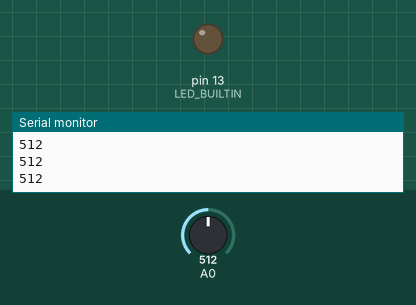
Recording of a sketch running on a simulated Arduino Uno, built with avr-gcc and run on an emulated ATmega328P. Parts: output pins drawn as LEDs (lit = HIGH), the last lines printed to the serial monitor. The inputs (shaded band) are chosen by the test bench; at power-on: A0 = 512.

Above: at 1.2 s.
1.3 s: A0 set to 692
2.8 s: A0 set to 712
At 3.1 s:
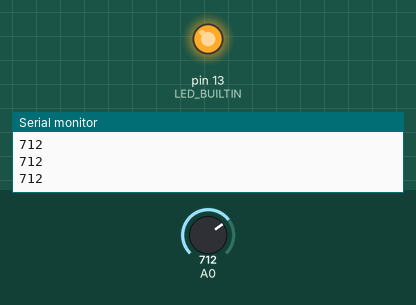
4.3 s: A0 set to 314
5.8 s: A0 set to 289
At 6.5 s:
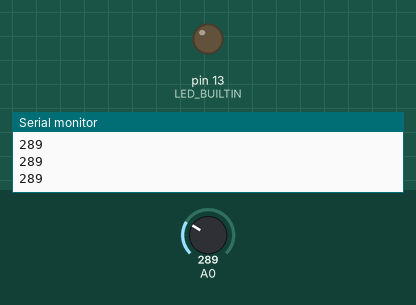
7.3 s: A0 set to 710
At 7.6 s:
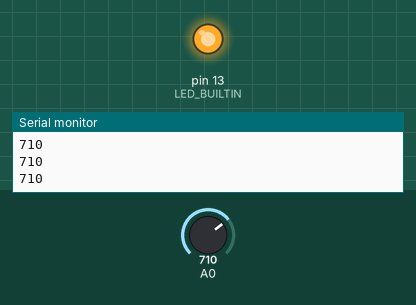
Timing chart, 0 to 9.8 s (numbered marks = the images above; inputs shaded):
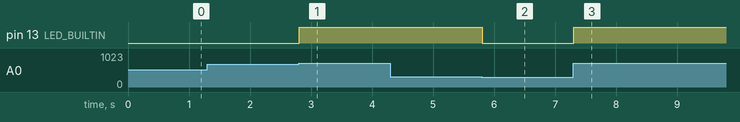

The sketch:

Ex09.ino
```cpp
void setup() {
  Serial.begin(9600);
  pinMode(13, OUTPUT);
}

int decyzja = 0;

void loop() {
  int sensorValue = analogRead(A0);
  Serial.println(sensorValue);
  if (sensorValue > 700) {
    decyzja = 1;
  }
  if (sensorValue < 300) {
    decyzja = 0;
  }
  if (decyzja)
    digitalWrite(LED_BUILTIN, HIGH);
  else
    digitalWrite(LED_BUILTIN, LOW);
  delay(1);
}
```

Measured:
- the behaviour switches between 700 and 701 on A0 (found by bisection; images 0 and 1)
- the behaviour switches between 300 and 299 on A0 (found by bisection; images 1 and 2)
- after the input at 2.8 s, pin 13 (LED_BUILTIN): LOW → HIGH at once
- after the input at 5.8 s, pin 13 (LED_BUILTIN): HIGH → LOW at once
- after the input at 7.3 s, pin 13 (LED_BUILTIN): LOW → HIGH at once
